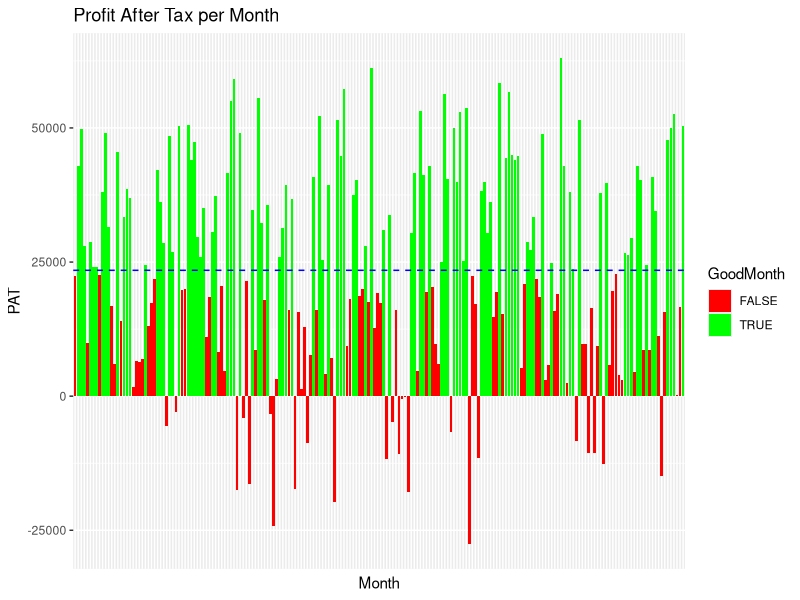

Generate this figure with R:
# Load necessary libraries

library(ggplot2)  

# Set seed for reproducibility
set.seed(42)

# Generate 200 months of data
months <- paste0("Month_", 1:200)

# Randomly generate revenues between 80,000 and 150,000
revenue <- round(runif(200, min = 80000, max = 150000), 2)

# Randomly generate expenses between 50,000 and 120,000
expenses <- round(runif(200, min = 50000, max = 120000), 2)

# Create dataframe
data <- data.frame(
  Month = months,
  Revenue = revenue,
  Expenses = expenses
)

# Step 1: Calculate Profit
data$Profit <- data$Revenue - data$Expenses

# Step 2: Profit After Tax (30%)
data$PAT <- round(data$Profit * (1 - 0.30), 2)

# Step 3: Profit Margin
data$ProfitMargin <- round(data$PAT / data$Revenue, 2)

# Step 4: Mean Profit After Tax
mean_pat <- mean(data$PAT)

# Step 5: Good and Bad Months
data$GoodMonth <- data$PAT > mean_pat
data$BadMonth <- data$PAT < mean_pat

# Step 6: Best and Worst Month
data$BestMonth <- data$PAT == max(data$PAT)
data$WorstMonth <- data$PAT == min(data$PAT)

# Step 7: Print final data
print(head(data, 10))  # Print first 10 rows for preview
write.csv(data, "financial_metrics_output.csv", row.names = FALSE)  # Optional: save to CSV

# Step 8: Plot Profit After Tax
ggplot(data, aes(x = Month, y = PAT, fill = GoodMonth)) +
  geom_bar(stat = "identity") +
  scale_fill_manual(values = c("TRUE" = "green", "FALSE" = "red")) +
  geom_hline(yintercept = mean_pat, linetype = "dashed", color = "blue") +
  labs(title = "Profit After Tax per Month", y = "PAT", x = "Month") +
  theme(axis.text.x = element_blank(), axis.ticks.x = element_blank())  # Hide x-axis labels for clarity
